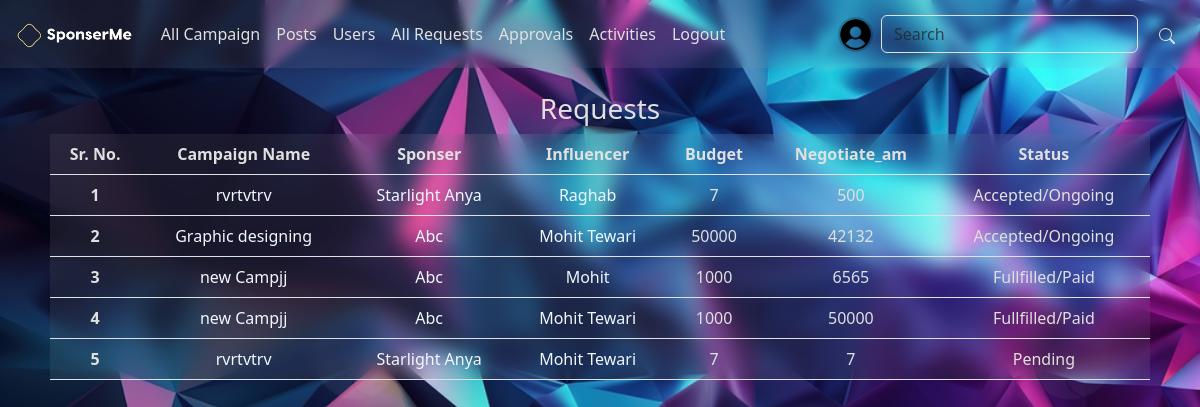
/admin/requests (signed in), run on an earlier commit of the app's database.
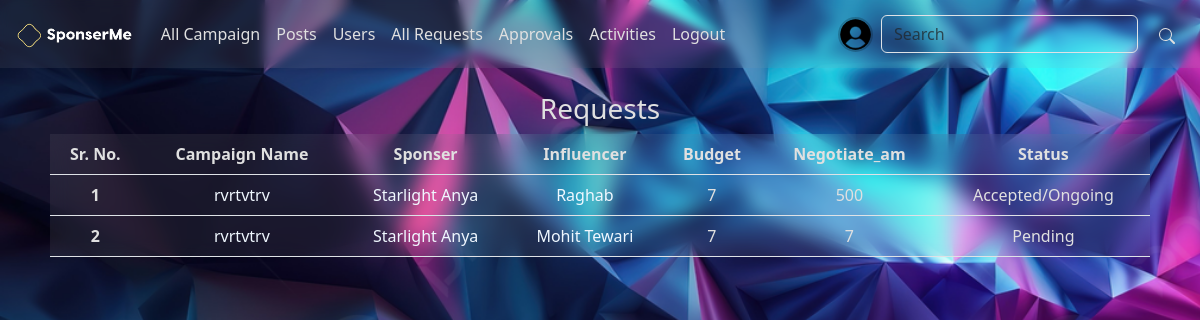
And on a later commit of the database.
### application/modals.py (models this page shows)
class Requests(db.Model):
    request_id = db.Column(db.Integer, primary_key=True, autoincrement=True)
    campaign_id = db.Column(db.Integer, db.ForeignKey("campaign.campaign_id", ondelete='CASCADE'))
    influencer_id = db.Column(db.Integer, db.ForeignKey("influencer.influencer_id", ondelete='CASCADE'))
    n_amount = db.Column(db.Integer, nullable=False)
    status = db.Column(db.String(15), nullable=False, default='Pending')
    requested_by = db.Column(db.String(15), nullable=False)
    influencer = db.relationship('Influencer', backref=db.backref('requests', cascade="all, delete-orphan"))
    campaign = db.relationship('Campaign', backref=db.backref('requests', cascade="all, delete-orphan"))

class Campaign(db.Model):
    campaign_id = db.Column(db.Integer, primary_key=True, autoincrement = True)
    campaign_by = db.Column(db.Integer, db.ForeignKey("sponser.sponser_id", ondelete='CASCADE'), nullable = False)
    campaign_name = db.Column(db.String, unique=True)
    desc = db.Column(db.String, nullable=False)
    requirements = db.Column(db.String, nullable=False)
    start_date = db.Column(db.DateTime, nullable=False, default = datetime.utcnow())
    end_date = db.Column(db.DateTime, nullable=False)
    budget = db.Column(db.Integer, nullable=True)
    visibility = db.Column(db.Boolean)
    goals = db.Column(db.String, nullable=True)
    image_path = db.Column(db.String, nullable=True, default = 'user.png')
    flag = db.Column(db.Boolean, nullable = False, default = False)
    flag_reason = db.Column(db.String, nullable = True)
    category = db.Column(db.String)
    sponser = db.relationship('Sponser', backref = db.backref('campaigns', cascade = "all, delete-orphan"))

class Sponser(db.Model):
    sponser_id = db.Column(db.Integer, db.ForeignKey('user.user_id', ondelete='CASCADE'), primary_key=True)
    company_name = db.Column(db.String, nullable = False)
    industry = db.Column(db.String, nullable = False)
    budget = db.Column(db.Integer, nullable = False)
    about = db.Column(db.String, nullable = True)
    user = db.relationship('User', backref=db.backref('sponsers', cascade="all, delete-orphan"))

class Influencer(db.Model):
    influencer_id = db.Column(db.Integer, db.ForeignKey('user.user_id', ondelete='CASCADE'), primary_key=True)
    name = db.Column(db.String, nullable = False)
    category = db.Column(db.String, nullable = False)
    about = db.Column(db.String, nullable = True)
    reach = db.Column(db.Integer, nullable = False, default = 0)
    user = db.relationship('User', backref=db.backref('influencers', cascade="all, delete-orphan"))

### application/controllers/admin.py (the view)
@admin.route('/requests', methods = ['GET', 'POST'])
@login_required
def requests():
    roles = user_roles(current_user.user_id)
    requests = Requests.query.all()
    return render_template('uni/requests.html', requests = requests, page = 'Requests', roles = roles)

### application/form.py
class SeachForm(FlaskForm):
    search = StringField('Search for: ')
    submit = SubmitField()

### app.py (called while the page is built)
@app.context_processor
def base():
    from application.form import SeachForm
    form = SeachForm()
    return dict(search_form = form)

### application/controllers/auth.py (called while the page is built)
@login_manager.user_loader
def load_user(user_id):
    return User.query.get(int(user_id))

### application/get_roles.py (called while the page is built)
def user_roles(user_id):
    roles = UserRoles.query.filter_by(user_id = user_id).all()
    available_roles = {1: 'Admin', 2: 'Influencer', 3: 'Sponser'}
    user_roles = [available_roles[role.role_id] for role in roles]
    return user_roles

### application/templates/uni/requests.html (shortened to what this page needs)
{% extends 'base.html' %}
{% block content %}
    <center>
      {%if requests%}
      <h3>{{page}}</h3>
      <div class="contatiner" style="max-width: 1100px;">
        <table class="table " style="text-align: center;">
          <thead>
            <tr>
              <th>Sr. No.</th>
              <th>Campaign Name</th>
              <th>Sponser</th>
              <th>Influencer</th>
              <th>Budget</th>
              <th>Negotiate_am</th>
              <th>Status</th>
            </tr>
          </thead>
          <tbody>
            {% for rqst in requests%}
            <tr>
              <th scope="row">{{loop.index}}</th>
              <td><a href="/view/{{rqst.campaign.campaign_id}}" class="link-secondary link-offset-2 link-offset-3-hover link-underline link-underline-opacity-0 link-underline-opacity-75-hover">{{rqst.campaign.campaign_name}}</a></td>
              <td><a href="/get/{{rqst.campaign.campaign_by}}" class="link-secondary link-offset-2 link-offset-3-hover link-underline link-underline-opacity-0 link-underline-opacity-75-hover">{{rqst.campaign.sponser.company_name}}</a></td>
              <td><a href="/get/{{rqst.influencer_id}}" class="link-secondary link-offset-2 link-offset-3-hover link-underline link-underline-opacity-0 link-underline-opacity-75-hover">{{rqst.influencer.name}}</a></td>
              <td>{{rqst.campaign.budget}}</td>
              <td>{{rqst.n_amount}}</td>
              <td>{{rqst.status}}</td>
            </tr>
            {%endfor%}
          </tbody>
        </table>
      </div>
      {%else%}
        No Requests Right Now
      {%endif%}
    </center>
{%endblock%}

What changed in the data, as far as the page shows it:
removed Requests: campaign.campaign_name "Graphic designing", campaign.sponser.company_name "Abc", influencer.name "Mohit Tewari", campaign.budget "50000", n_amount "42132", status "Accepted/Ongoing"
removed Requests: campaign.campaign_name "new Campjj", campaign.sponser.company_name "Abc", influencer.name "Mohit", campaign.budget "1000", n_amount "6565", status "Fullfilled/Paid"
removed Requests: campaign.campaign_name "new Campjj", campaign.sponser.company_name "Abc", influencer.name "Mohit Tewari", campaign.budget "1000", n_amount "50000", status "Fullfilled/Paid"
